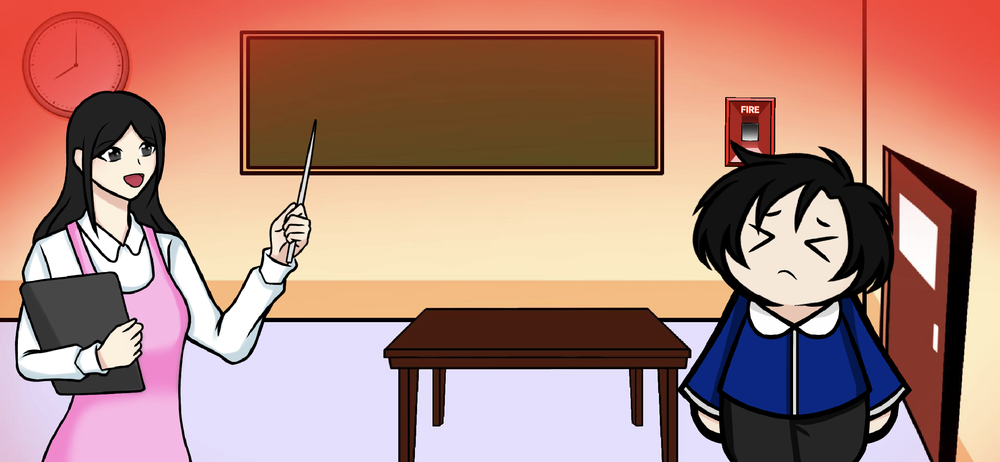
#> input picture flutter_01.png, 1000 x 462 px, shrunk from 2340 x 1080 before the run
$ python join_images.py flutter_01.png flutter_01.png
#> lines starting #> are read from the running program, lines starting #| are printed output that depends on the picture
import sys
import os
from PIL import Image

def join_images(left_path, right_path):
#> called with left_path = 'flutter_01.png', right_path = 'flutter_01.png'
    try:
        # Open the images
        img_left = Image.open(left_path)
#> img_left is the input picture: PIL image 1000x462 RGBA; mean R, G, B, A 175, 131.9, 121.2, 255
        img_right = Image.open(right_path)

        # Get directory of the first image
        output_dir = os.path.dirname(os.path.abspath(left_path))

        # Create new filename from the two input names (minus extensions)
        name1 = os.path.splitext(os.path.basename(left_path))[0]
        name2 = os.path.splitext(os.path.basename(right_path))[0]
        new_filename = f"{name1}_{name2}_joined.jpg"

        output_path = os.path.join(output_dir, new_filename)

        # Calculate dimensions
        w1, h1 = img_left.size
#> w1 = 1000; h1 = 462
        w2, h2 = img_right.size
#> w2 = 1000; h2 = 462
        combined_width = w1 + w2
#> combined_width = 2000
        max_height = max(h1, h2)
#> max_height = 462

        # Create canvas and paste
        new_img = Image.new("RGB", (combined_width, max_height))
#> new_img: PIL image 2000x462 RGB; every value is 0
        new_img.paste(img_left, (0, 0))
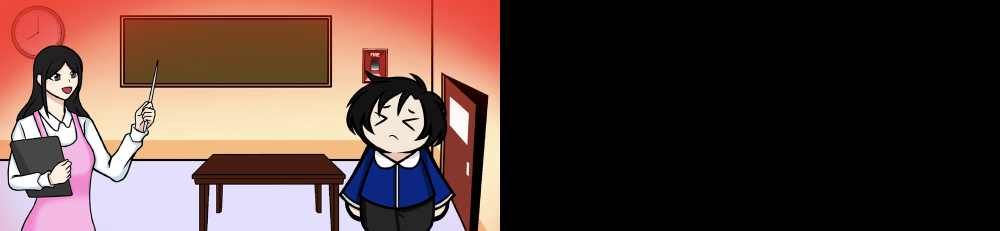
#> new_img: PIL image 2000x462 RGB (shown at 1/2 size); mean R, G, B 87.5, 66, 60.6
        new_img.paste(img_right, (w1, 0))
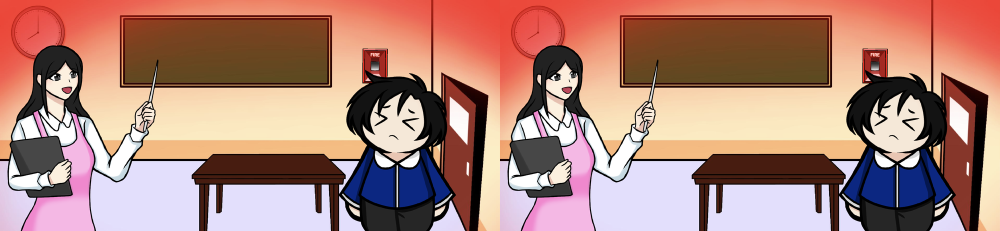
#> new_img: PIL image 2000x462 RGB (shown at 1/2 size); mean R, G, B 175, 131.9, 121.2

        # Save the result
        new_img.save(output_path)
        print(f"Success! Saved to: {output_path}")

    except Exception as e:
        print(f"Error: {e}")

if __name__ == "__main__":
    if len(sys.argv) < 3:
        print("Usage: python join_images.py <left_image> <right_image>")
    else:
        join_images(sys.argv[1], sys.argv[2])
